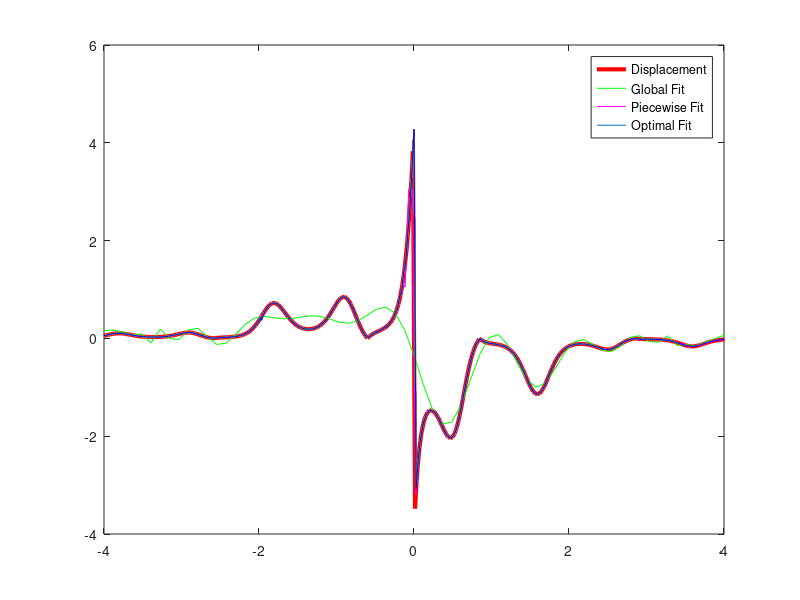

Reproduce this figure in MATLAB.
%PROJECT WITHOUT NOISE%
clear variables
close all
clc

%VARIABLES%
C = 0.9;
tau1 = 0.4;
tau2 = 0.15;

%%
%PLOTTING THE DISPLACEMENT EQUATION%

n = 300;
i = 1;
for t = linspace(-4,4,n);
    if t<0;
        x(i) = abs(cos(pi/2*(t-tau1))).*exp(-(C*sin(2*pi*(t-tau1)))).*tan(pi./(1+exp(-(t-tau1))));      %Equation when t is negative
    elseif t > 0;
        x(i) = abs(cos(pi/2*(t+tau2))).*exp(-(C*sin(2*pi*(t+tau2)))).*tan(pi./(1+exp(-(t+tau2))));      %Equation when t is positive
    else
        x(i) = 0;       %Equation when t is zero
    end
    i = i+1;
end
t = linspace(-4,4,n);
plot(t,x,'red', 'LineWidth',3);
hold all

%%
%GLOBAL FIT%

PolDegree = 66;         %Degree of polynomial
n = PolDegree + 1;      %Number of points in fit
i = 1;

%For-loop discretizes equation and stores values in vector x
for t = linspace(-4,4,n);       %For-loop control statement
    if t<0;
        x_2(i) = abs(cos(pi/2*(t-tau1))).*exp(-(C*sin(2*pi*(t-tau1)))).*tan(pi./(1+exp(-(t-tau1))));        %Equation when t is negative
    elseif t > 0;
        x_2(i) = abs(cos(pi/2*(t+tau2))).*exp(-(C*sin(2*pi*(t+tau2)))).*tan(pi./(1+exp(-(t+tau2))));        %Equation when t is positive
    else
        x_2(i) = 0;     %Equation when t is zero
    end
    i = i+1;
end

%Approach to solve polynomial fit: a = (T^t*T^-1)^(-1)*T^t*x
t = linspace(-4,4,n);
T_matrix = fliplr(vander(t));       %Creting T matrix
a = inv(transpose(T_matrix)*T_matrix)*transpose(T_matrix)*transpose(x_2);       %Solving for coefficients matrix
poly = T_matrix*a;      %Polynomial vector

%Plotting global fit
plot(t,poly,'green');
hold all;

%%
%PIECEWISE FIT%

t0 = -4;        %Beginning of range
tend = 4;       %End of range

n = 175;        %Total number of points within range
window_size = 5;        %Number of points in the window
number_of_windows = ceil(n/(window_size-1));        %Number of windows in range

delta_t = tend - t0;
step_size = delta_t/n;      %Constant step size throughout range

poly_final = [];
t_final = [];
x_final = [];
p_final =[];

for j = 1:number_of_windows      %From 1 to number of windows within range
    
    start_t = (j-1)*step_size*(window_size-1)+t0;        %Beginning value for t at each window
    end_t = start_t+step_size*(window_size-1);       %End value of t at each window
    t = start_t :step_size:end_t;
    t = t';
    
    for i = 1:length(t);
        if t(i) < 0;
            x_3(i,1) = abs(cos(pi/2*(t(i)-tau1))).*exp(-(C*sin(2*pi*(t(i)-tau1)))).*tan(pi./(1+exp(-(t(i)-tau1))));
        elseif t(i) > 0;
            x_3(i,1) = abs(cos(pi/2*(t(i)+tau2))).*exp(-(C*sin(2*pi*(t(i)+tau2)))).*tan(pi./(1+exp(-(t(i)+tau2))));
        else
            x_3(i,1) = 0;
        end
    end
    
    T_matrix = [];
    for k = 1:length(t)-1       %Creating Vandermonde matrix
        T_matrix = [T_matrix t.^(k-1)];
    end
    
    p_coeff = fliplr(polyfit(t,x_3,k-1));       %Calculating polynomial coefficient using polyfit function
    p = T_matrix*p_coeff';      %Calculating polynomial fit vector
    
    t_final = [t_final t'];     %Storing t and p data
    p_final = [p_final p'];
    
end

%Plotting piecewise fit
plot(t_final,p_final,'magenta');
hold all;


%%
%OPTIMAL FIT%
start =  -4;
endd = 4;
start_pt = start;        %Beginning of range
last_pt = endd;       %End of range

n = 300;        %Total number of points within range

delta_t = last_pt - start;
step_size = delta_t/n;      %Constant step size throughout range

t_final = [];
p_final =[];
count = 0;
windowss = [];
while start_pt < last_pt
    window_size = 1;
    Rsq = 1;
    x_4 = [];
    p = [];
    while Rsq >= 0.9999     %Criteria to decide window and polynomial size. R-square dependent
        window_size = window_size + 2;      %Window must be odd
        end_pt = start_pt+step_size*(window_size-1);
        t = start_pt:step_size:end_pt;      %Setting up time vector
        t = t';
        
        for i = 1:length(t);        %Discretizing equation
            if t(i) < 0;
                x_4(i,1) = abs(cos(pi/2*(t(i)-tau1))).*exp(-(C*sin(2*pi*(t(i)-tau1)))).*tan(pi./(1+exp(-(t(i)-tau1))));
            elseif t(i) > 0;
                x_4(i,1) = abs(cos(pi/2*(t(i)+tau2))).*exp(-(C*sin(2*pi*(t(i)+tau2)))).*tan(pi./(1+exp(-(t(i)+tau2))));
            else
                x_4(i,1) = 0;
            end
        end
        T_matrix = [];      %For-loop creating Vandermond matrix
        for k = 1:length(t)-1
            T_matrix = [T_matrix t.^(k-1)];
        end
        
        p_coeff = fliplr(polyfit(t,x_4,k-1));       %Calculating coefficients for polynomial
        p = T_matrix*p_coeff';      %Polynomial fit vector
        
        p_resid = x_4 - p;       %Residual between original data and polynomial fit
        SS_resid = sum(p_resid .^2);        %Residual sum of squares
        SS_total = (length(x_4)-1) * var(x_4);      %Multiplying by variance
        Rsq = 1 - SS_resid/SS_total;        %Calculating R squared value
        Rsq_adj = Rsq * (length(x_4)-1)/(length(x_4)-length(p_final));      %Adjusted R squared value
        plot(t_final, p_final);
    end
    t_final = [t_final t'];     %Creating total matrix for t
    p_final = [p_final p'];     %Creating total polynomial fit matrix
    windowss = [windowss window_size];      %Storing the size of each window
    start_pt = end_pt;
    count = count + 1;      %Counts how many windows are being created
    
end

%Plotting optimal fit and showing window count
disp(count)
plot(t_final, p_final, 'b');
legend('Displacement','Global Fit','Piecewise Fit','Optimal Fit');
xlim([start endd])